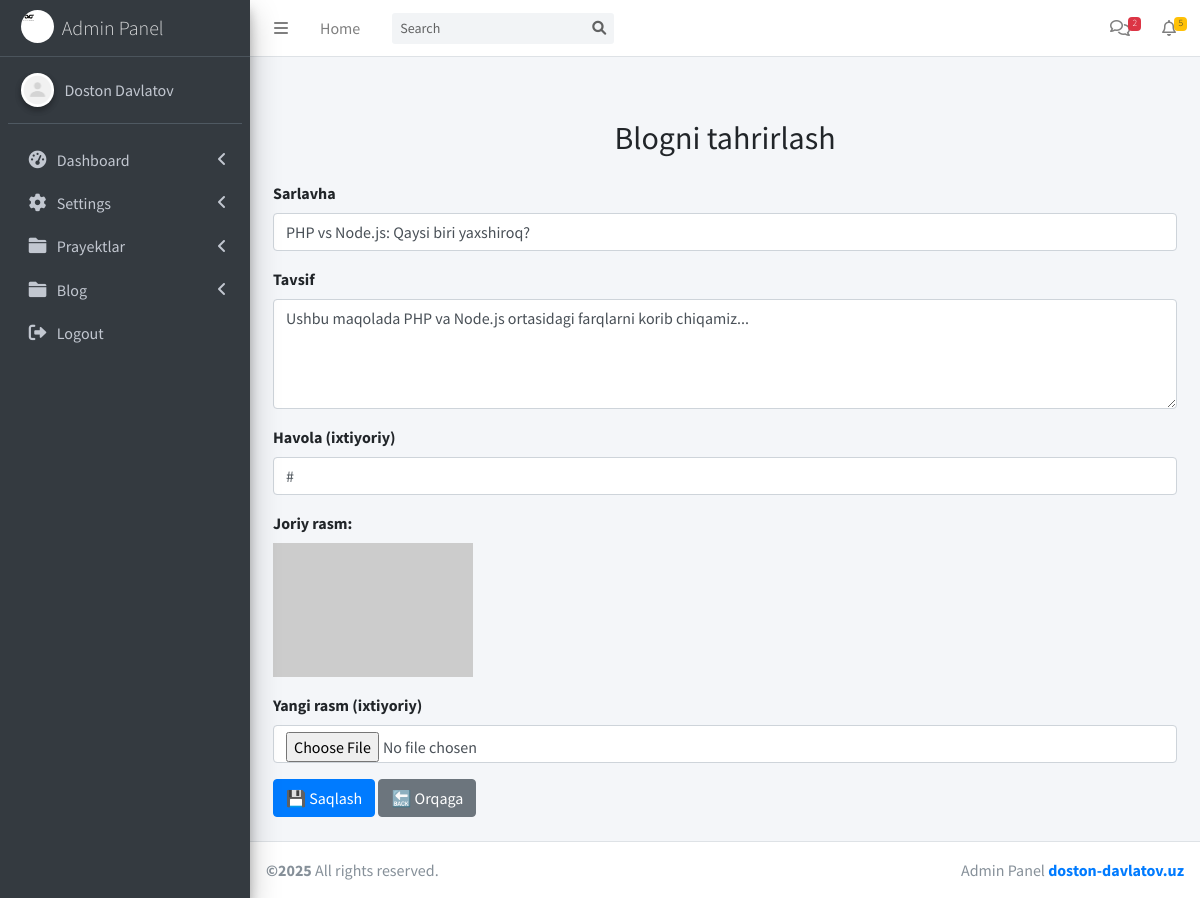
/blog_edit.php?id=1, run on the app's committed database.
### tables this page shows
CREATE TABLE blogs (
    id INT AUTO_INCREMENT PRIMARY KEY,
    title VARCHAR(255) NOT NULL,
    description TEXT NOT NULL,
    link VARCHAR(255) DEFAULT NULL,
    image VARCHAR(255) DEFAULT NULL,
    created_at DATETIME DEFAULT CURRENT_TIMESTAMP
);

### config.php (called while the page is built, shortened)
<?php
class Database
{
    private $conn;
    public function __construct()
    {
        $this->conn = new mysqli(DB_SERVER, DB_USERNAME, DB_PASSWORD, DB_NAME);
    }
    public function executeQuery($sql, $params = [], $types = "")
    {
        $result = $this->conn->prepare($sql);
        if ($params) {
            $result->bind_param($types, ...$params);
        }
        if (!$result->execute()) {
            return "Execution error: " . $result->error;
        }
        return $result;
    }
    public function select($table, $columns = "*", $condition = "", $params = [], $types = "")
    {
        $sql = "SELECT $columns FROM $table" . ($condition ? " WHERE $condition" : "");
        $result = $this->executeQuery($sql, $params, $types);
        return $result->get_result()->fetch_all(MYSQLI_ASSOC);
    }
}

### blog_edit.php (the view, shortened to what this page needs)
<?php
include './config.php';
$db = new Database();
$id = (int)$_GET['id'];
$blog = $db->select('blogs', '*', 'id = ?', [$id], 'i');
$blog = $blog[0];
?>
<?php include './template/header.php'; ?>
<div class="container py-4">
    <h2 class="text-center mb-4">Blogni tahrirlash</h2>
    <form method="POST" enctype="multipart/form-data">
        <div class="mb-3">
            <label class="form-label">Sarlavha</label>
            <input type="text" class="form-control" name="title" required value="<?= htmlspecialchars($blog['title']) ?>">
        </div>
        <div class="mb-3">
            <label class="form-label">Tavsif</label>
            <textarea class="form-control" name="description" rows="4" required><?= htmlspecialchars($blog['description']) ?></textarea>
        </div>
        <div class="mb-3">
            <label class="form-label">Havola (ixtiyoriy)</label>
            <input type="url" class="form-control" name="link" value="<?= htmlspecialchars($blog['link']) ?>">
        </div>
        <div class="mb-3">
            <label class="form-label">Joriy rasm:</label><br>
            <img src="<?= htmlspecialchars($blog['image']) ?>" width="200" style="object-fit:cover;">
        </div>
        <div class="mb-3">
            <label class="form-label">Yangi rasm (ixtiyoriy)</label>
            <input type="file" class="form-control" name="image" accept="image/*">
        </div>
        <button type="submit" class="btn btn-primary">💾 Saqlash</button>
        <a href="./blogs.php" class="btn btn-secondary">🔙 Orqaga</a>
    </form>
</div>
<?php include './template/footer.php'; ?>

### data on the page
blogs: title "PHP vs Node.js: Qaysi biri yaxshiroq?", description "Ushbu maqolada PHP va Node.js ortasidagi farqlarni korib chiqamiz...", link "#"

### other printed values
$menuItem['menuTitle'] "Dashboard"
$menuItem['menuTitle'] "Settings"
$menuItem['menuTitle'] "Prayektlar"
$menuItem['menuTitle'] "Blog"
